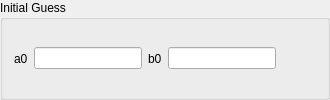
                  <widget class="QGroupBox" name="groupBox_2">
                   <property name="title">
                    <string>Initial Guess</string>
                   </property>
                   <layout class="QHBoxLayout" name="horizontalLayout_12">
                    <item>
                     <widget class="QLabel" name="label_12">
                      <property name="text">
                       <string>a0</string>
                      </property>
                     </widget>
                    </item>
                    <item>
                     <widget class="QLineEdit" name="kropff_high_tof_a0_init"/>
                    </item>
                    <item>
                     <widget class="QLabel" name="label_15">
                      <property name="text">
                       <string>b0</string>
                      </property>
                     </widget>
                    </item>
                    <item>
                     <widget class="QLineEdit" name="kropff_high_tof_b0_init"/>
                    </item>
                    <item>
                     <spacer name="horizontalSpacer_7">
                      <property name="orientation">
                       <enum>Qt::Horizontal</enum>
                      </property>
                      <property name="sizeHint" stdset="0">
                       <size>
                        <width>40</width>
                        <height>20</height>
                       </size>
                      </property>
                     </spacer>
                    </item>
                   </layout>
                  </widget>
